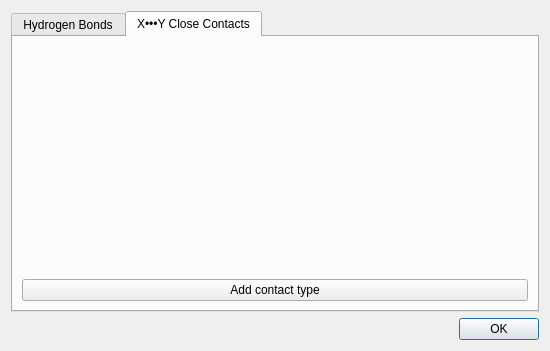
<?xml version="1.0" encoding="UTF-8"?>
<ui version="4.0">
 <class>CloseContactsDialog</class>
 <widget class="QDialog" name="CloseContactsDialog">
  <property name="geometry">
   <rect>
    <x>0</x>
    <y>0</y>
    <width>550</width>
    <height>351</height>
   </rect>
  </property>
  <property name="windowTitle">
   <string>Close Contacts</string>
  </property>
  <layout class="QVBoxLayout" name="verticalLayout">
   <item>
    <widget class="QTabWidget" name="tabWidget">
     <property name="currentIndex">
      <number>1</number>
     </property>
     <widget class="QWidget" name="hbondTab">
      <attribute name="title">
       <string>Hydrogen Bonds</string>
      </attribute>
      <layout class="QVBoxLayout" name="verticalLayout_4">
       <item>
        <widget class="QCheckBox" name="showHBondsCheckBox">
         <property name="text">
          <string>Show hydrogen bonds</string>
         </property>
        </widget>
       </item>
       <item>
        <widget class="QCheckBox" name="includeIntraHBondsCheckBox">
         <property name="text">
          <string>Include intramolecular hydrogen bonds.</string>
         </property>
        </widget>
       </item>
       <item>
        <layout class="QHBoxLayout" name="horizontalLayout">
         <item>
          <widget class="QLabel" name="label_5">
           <property name="text">
            <string>Hydrogen bond color</string>
           </property>
          </widget>
         </item>
         <item>
          <widget class="QToolButton" name="hbondColorButton">
           <property name="text">
            <string/>
           </property>
          </widget>
         </item>
        </layout>
       </item>
       <item>
        <layout class="QHBoxLayout" name="horizontalLayout_2">
         <item>
          <widget class="QLabel" name="label_2">
           <property name="text">
            <string>Donor</string>
           </property>
          </widget>
         </item>
         <item>
          <widget class="QComboBox" name="hbondDonorComboBox"/>
         </item>
         <item>
          <widget class="QLabel" name="label_3">
           <property name="text">
            <string>Acceptor</string>
           </property>
          </widget>
         </item>
         <item>
          <widget class="QComboBox" name="hbondAcceptorComboBox"/>
         </item>
         <item>
          <spacer name="horizontalSpacer_4">
           <property name="orientation">
            <enum>Qt::Horizontal</enum>
           </property>
           <property name="sizeHint" stdset="0">
            <size>
             <width>40</width>
             <height>20</height>
            </size>
           </property>
          </spacer>
         </item>
        </layout>
       </item>
       <item>
        <layout class="QHBoxLayout" name="horizontalLayout_5">
         <item>
          <widget class="QLabel" name="angleLabel">
           <property name="minimumSize">
            <size>
             <width>150</width>
             <height>0</height>
            </size>
           </property>
           <property name="text">
            <string>D—H•••A angle</string>
           </property>
          </widget>
         </item>
         <item>
          <widget class="QLabel" name="angleMinLabel">
           <property name="text">
            <string>&lt;html&gt;&lt;head/&gt;&lt;body&gt;&lt;p&gt;Minimum &lt;span style=&quot; font-weight:700;&quot;&gt;º&lt;/span&gt;&lt;/p&gt;&lt;/body&gt;&lt;/html&gt;</string>
           </property>
          </widget>
         </item>
         <item>
          <widget class="QDoubleSpinBox" name="angleMinSpinBox">
           <property name="minimum">
            <double>0.000000000000000</double>
           </property>
           <property name="maximum">
            <double>180.000000000000000</double>
           </property>
           <property name="singleStep">
            <double>5.000000000000000</double>
           </property>
           <property name="value">
            <double>135.000000000000000</double>
           </property>
          </widget>
         </item>
         <item>
          <widget class="QLabel" name="angleMaxLabel">
           <property name="text">
            <string>&lt;html&gt;&lt;head/&gt;&lt;body&gt;&lt;p&gt;Maximum &lt;span style=&quot; font-weight:700;&quot;&gt;º&lt;/span&gt;&lt;/p&gt;&lt;/body&gt;&lt;/html&gt;</string>
           </property>
          </widget>
         </item>
         <item>
          <widget class="QDoubleSpinBox" name="angleMaxSpinBox">
           <property name="minimum">
            <double>180.000000000000000</double>
           </property>
           <property name="maximum">
            <double>360.000000000000000</double>
           </property>
           <property name="singleStep">
            <double>5.000000000000000</double>
           </property>
           <property name="value">
            <double>225.000000000000000</double>
           </property>
          </widget>
         </item>
        </layout>
       </item>
       <item>
        <widget class="QCheckBox" name="vdwCriteriaCheckBox">
         <property name="text">
          <string>Distance criteria based on van der Waals radii</string>
         </property>
        </widget>
       </item>
       <item>
        <layout class="QHBoxLayout" name="distanceCriteriaLayout">
         <item>
          <widget class="QLabel" name="distanceLabel">
           <property name="minimumSize">
            <size>
             <width>150</width>
             <height>0</height>
            </size>
           </property>
           <property name="text">
            <string>D—H•••A distance</string>
           </property>
          </widget>
         </item>
         <item>
          <widget class="QLabel" name="distanceMinLabel">
           <property name="text">
            <string>&lt;html&gt;&lt;head/&gt;&lt;body&gt;&lt;p&gt;Minimum &lt;span style=&quot; font-weight:700;&quot;&gt;Å&lt;/span&gt;&lt;/p&gt;&lt;/body&gt;&lt;/html&gt;</string>
           </property>
          </widget>
         </item>
         <item>
          <widget class="QDoubleSpinBox" name="distanceMinSpinBox">
           <property name="singleStep">
            <double>0.100000000000000</double>
           </property>
          </widget>
         </item>
         <item>
          <widget class="QLabel" name="distanceMaxLabel">
           <property name="text">
            <string>&lt;html&gt;&lt;head/&gt;&lt;body&gt;&lt;p&gt;Maximum &lt;span style=&quot; font-weight:700;&quot;&gt;Å&lt;/span&gt;&lt;/p&gt;&lt;/body&gt;&lt;/html&gt;</string>
           </property>
          </widget>
         </item>
         <item>
          <widget class="QDoubleSpinBox" name="distanceMaxSpinBox">
           <property name="singleStep">
            <double>0.100000000000000</double>
           </property>
           <property name="value">
            <double>3.000000000000000</double>
           </property>
          </widget>
         </item>
        </layout>
       </item>
       <item>
        <layout class="QHBoxLayout" name="vdwCriteriaLayout">
         <item>
          <widget class="QLabel" name="label">
           <property name="minimumSize">
            <size>
             <width>260</width>
             <height>0</height>
            </size>
           </property>
           <property name="font">
            <font>
             <pointsize>10</pointsize>
            </font>
           </property>
           <property name="text">
            <string>Include D—H•••A bonds when the H•••A distance is shorter than the sum of the Van der Waals radii by</string>
           </property>
           <property name="wordWrap">
            <bool>true</bool>
           </property>
          </widget>
         </item>
         <item>
          <widget class="QDoubleSpinBox" name="hbondDistanceCriteriaSpinBox">
           <property name="maximum">
            <double>1.000000000000000</double>
           </property>
           <property name="singleStep">
            <double>0.010000000000000</double>
           </property>
          </widget>
         </item>
         <item>
          <widget class="QLabel" name="label_12">
           <property name="text">
            <string>Å</string>
           </property>
          </widget>
         </item>
        </layout>
       </item>
      </layout>
     </widget>
     <widget class="QWidget" name="closeContactsTab">
      <attribute name="title">
       <string>X•••Y Close Contacts</string>
      </attribute>
      <layout class="QVBoxLayout" name="verticalLayout_3">
       <item>
        <widget class="CloseContactCriteriaWidget" name="closeContactsWidget" native="true"/>
       </item>
       <item>
        <spacer name="verticalSpacer">
         <property name="orientation">
          <enum>Qt::Vertical</enum>
         </property>
         <property name="sizeHint" stdset="0">
          <size>
           <width>20</width>
           <height>40</height>
          </size>
         </property>
        </spacer>
       </item>
       <item>
        <widget class="QPushButton" name="addContactPushButton">
         <property name="text">
          <string>Add contact type</string>
         </property>
        </widget>
       </item>
      </layout>
     </widget>
    </widget>
   </item>
   <item>
    <widget class="QDialogButtonBox" name="buttonBox">
     <property name="standardButtons">
      <set>QDialogButtonBox::Ok</set>
     </property>
    </widget>
   </item>
  </layout>
 </widget>
 <customwidgets>
  <customwidget>
   <class>CloseContactCriteriaWidget</class>
   <extends>QWidget</extends>
   <header>closecontactcriteriawidget.h</header>
   <container>1</container>
  </customwidget>
 </customwidgets>
 <resources/>
 <connections/>
</ui>
